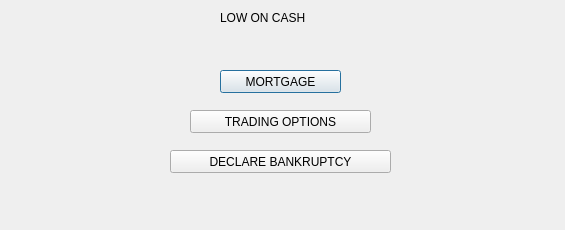
<?xml version="1.0" encoding="UTF-8"?>
<ui version="4.0">
 <class>lowoncash</class>
 <widget class="QDialog" name="lowoncash">
  <property name="geometry">
   <rect>
    <x>0</x>
    <y>0</y>
    <width>565</width>
    <height>230</height>
   </rect>
  </property>
  <property name="windowTitle">
   <string>Dialog</string>
  </property>
  <widget class="QLabel" name="label">
   <property name="geometry">
    <rect>
     <x>220</x>
     <y>10</y>
     <width>131</width>
     <height>16</height>
    </rect>
   </property>
   <property name="styleSheet">
    <string notr="true">font: 75 14pt &quot;MS Shell Dlg 2&quot;;</string>
   </property>
   <property name="text">
    <string>LOW ON CASH</string>
   </property>
  </widget>
  <widget class="QPushButton" name="pushButton">
   <property name="geometry">
    <rect>
     <x>220</x>
     <y>70</y>
     <width>121</width>
     <height>23</height>
    </rect>
   </property>
   <property name="styleSheet">
    <string notr="true">font: 75 14pt &quot;MS Shell Dlg 2&quot;;</string>
   </property>
   <property name="text">
    <string>MORTGAGE</string>
   </property>
  </widget>
  <widget class="QPushButton" name="pushButton_2">
   <property name="geometry">
    <rect>
     <x>170</x>
     <y>150</y>
     <width>221</width>
     <height>23</height>
    </rect>
   </property>
   <property name="styleSheet">
    <string notr="true">font: 75 14pt &quot;MS Shell Dlg 2&quot;;</string>
   </property>
   <property name="text">
    <string>DECLARE BANKRUPTCY</string>
   </property>
  </widget>
  <widget class="QPushButton" name="pushButton_3">
   <property name="geometry">
    <rect>
     <x>190</x>
     <y>110</y>
     <width>181</width>
     <height>23</height>
    </rect>
   </property>
   <property name="styleSheet">
    <string notr="true">font: 75 14pt &quot;MS Shell Dlg 2&quot;;</string>
   </property>
   <property name="text">
    <string>TRADING OPTIONS</string>
   </property>
  </widget>
 </widget>
 <resources/>
 <connections/>
</ui>
